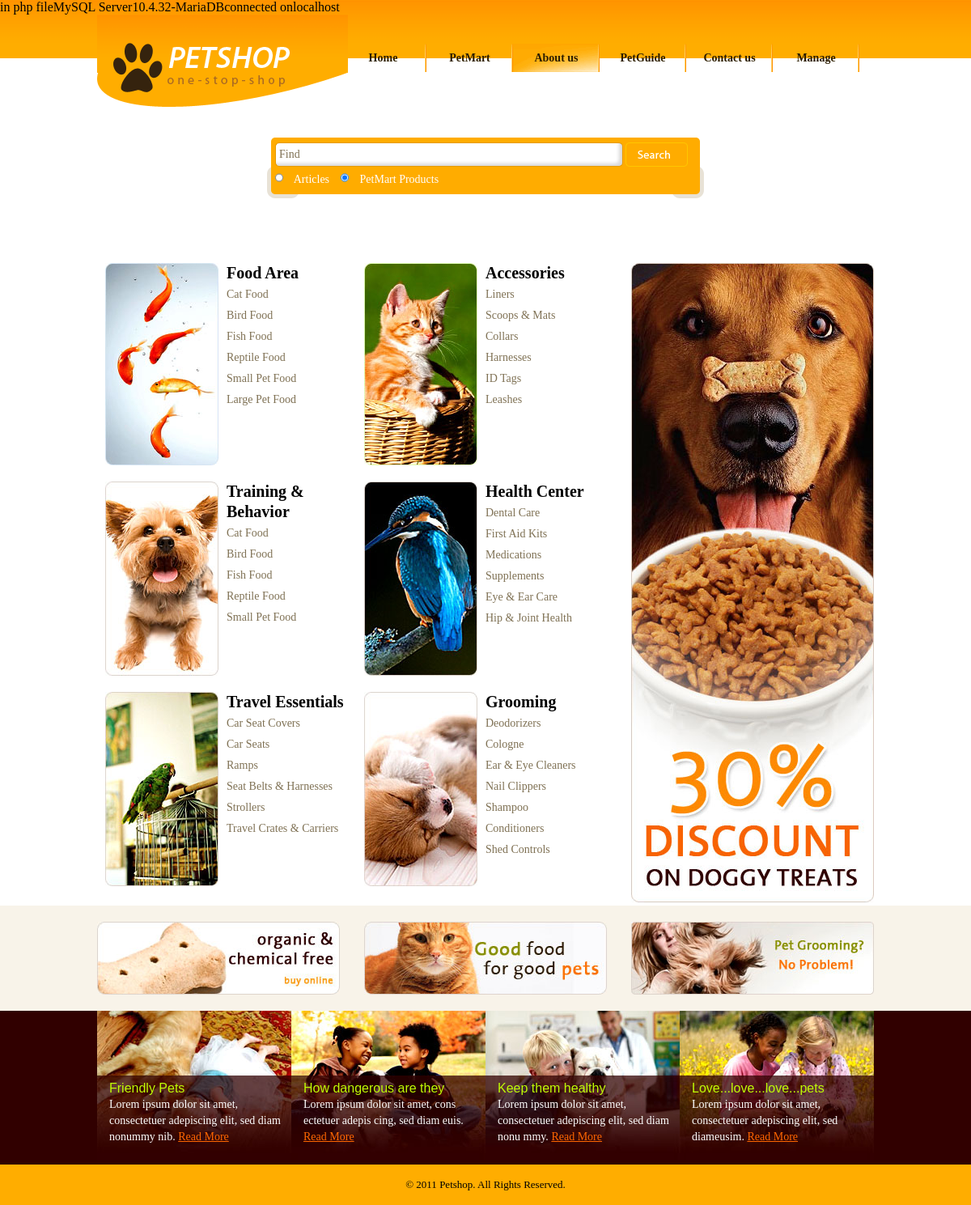
The app's page /petmart.php with its own data.
### tables this page shows
CREATE TABLE `petmart` (
  `petmart_id` int(11) NOT NULL,
  `petmart_image` text NOT NULL,
  `petmart_category` text NOT NULL,
  `petmart_listing` text NOT NULL,
  `petmart_listing_link` text NOT NULL
);

### petmart.php (the view)
<!DOCTYPE html >
<html>
    <?php include("./includes/header.php");?>
 	<div id="body">
			       <div id="content">
						 <div class="search">
									<input type="text" name="s" value="Find"><button>&nbsp;</button>
									<label for="articles"><input type="radio" id="articles"> Articles</label>
									<label for="products"><input type="radio" id="products" checked> PetMart Products</label>
								</div>
				        <div class="content">
								<ul>
									<li>
                                        <?php
                                            $sqlFood = "SELECT * FROM petshop.petmart WHERE petmart_category = 'Food Area'";
                                            $result = $dbc->query($sqlFood);
                                            $row = $result->fetch_assoc();
                                            echo "<img src='{$row['petmart_image']}'>";
                                            echo "<h2>{$row['petmart_category']}</h2>";
                                            if ( $result->num_rows > 0 ) {
                                                while ($row = $result->fetch_assoc()) {
                                                    echo "<span><a href={$row['petmart_listing_link']}>{$row['petmart_listing']}</a></span>";
                                                }
                                            }
                                        ?>
									</li>
									<li>
										<?php
                                            $sqlAccessories = "SELECT * FROM petshop.petmart WHERE petmart_category = 'Accessories'";
                                            $result = $dbc->query($sqlAccessories);
                                            $row = $result->fetch_assoc();
                                            echo "<img src='{$row['petmart_image']}'>";
                                            echo "<h2>{$row['petmart_category']}</h2>";
                                            if ( $result->num_rows > 0 ) {
                                                while ($row = $result->fetch_assoc()) {
                                                    echo "<span><a href={$row['petmart_listing_link']}>{$row['petmart_listing']}</a></span>";
                                                }
                                            }
                                        ?>
									</li>
									<li>
										<?php
                                            $sqlTraining = "SELECT * FROM petshop.petmart WHERE petmart_category = 'Training & Behavior'";
                                            $result = $dbc->query($sqlTraining);
                                            $row = $result->fetch_assoc();
                                            echo "<img src='{$row['petmart_image']}'>";
                                            echo "<h2>{$row['petmart_category']}</h2>";
                                            if ( $result->num_rows > 0 ) {
                                                while ($row = $result->fetch_assoc()) {
                                                    echo "<span><a href={$row['petmart_listing_link']}>{$row['petmart_listing']}</a></span>";
                                                }
                                            }
                                        ?>
									</li>
									<li>
										<?php
                                            $sqlHealth = "SELECT * FROM petshop.petmart WHERE petmart_category = 'Health Center'";
                                            $result = $dbc->query($sqlHealth);
                                            $row = $result->fetch_assoc();
                                            echo "<img src='{$row['petmart_image']}'>";
                                            echo "<h2>{$row['petmart_category']}</h2>";
                                            if ( $result->num_rows > 0 ) {
                                                while ($row = $result->fetch_assoc()) {
                                                    echo "<span><a href={$row['petmart_listing_link']}>{$row['petmart_listing']}</a></span>";
                                                }
                                            }
                                        ?>
									</li>
									<li>
										<?php
                                            $sqlTravel = "SELECT * FROM petshop.petmart WHERE petmart_category = 'Travel Essentials'";
                                            $result = $dbc->query($sqlTravel);
                                            $row = $result->fetch_assoc();
                                            echo "<img src='{$row['petmart_image']}'>";
                                            echo "<h2>{$row['petmart_category']}</h2>";
                                            if ( $result->num_rows > 0 ) {
                                                while ($row = $result->fetch_assoc()) {
                                                    echo "<span><a href={$row['petmart_listing_link']}>{$row['petmart_listing']}</a></span>";
                                                }
                                            }
                                        ?>
									</li>
									<li>
										<?php
                                            $sqlGroom = "SELECT * FROM petshop.petmart WHERE petmart_category = 'Grooming'";
                                            $result = $dbc->query($sqlGroom);
                                            $row = $result->fetch_assoc();
                                            echo "<img src='{$row['petmart_image']}'>";
                                            echo "<h2>{$row['petmart_category']}</h2>";
                                            if ( $result->num_rows > 0 ) {
                                                while ($row = $result->fetch_assoc()) {
                                                    echo "<span><a href={$row['petmart_listing_link']}>{$row['petmart_listing']}</a></span>";
                                                }
                                            }
                                        ?>
									</li>
								</ul>
						</div>
					    <div id="sidebar">
								   <a href="petmart.html"><img src="images/discount.jpg" width="300" height="790" alt="Pet Shop" title="Pet Shop"></a>
					    </div>
				   </div>
				   <div class="featured">
				        <ul>
							<li><a href="index.html"><img src="images/organic-and-chemical-free.jpg" width="300" height="90" alt="Pet Shop" title="Pet Shop" ></a></li>
							<li><a href="index.html"><img src="images/good-food.jpg" width="300" height="90" alt="Pet Shop" title="Pet Shop" ></a></li>
							<li class="last"><a href="index.html"><img src="images/pet-grooming.jpg" width="300" height="90" alt="Pet Shop" title="Pet Shop" ></a></li>
						</ul>
				   </div>
			</div>
			<div id="footer">
			        <div class="section">
						<ul>
							<li>
								<img src="images/friendly-pets.jpg" width="240" height="186" alt="Pet Shop" title="Pet Shop">
								<h2><a href="index.php">Friendly Pets</a></h2>
								<p>
								   Lorem ipsum dolor sit amet, consectetuer adepiscing elit,  sed diam nonummy nib. <a class="more" href="index.php">Read More</a>
								</p>
							</li>
							<li>
								<img src="images/pet-lover2.jpg" width="240" height="186" alt="Pet Shop" title="Pet Shop">
								<h2><a href="index.php">How dangerous are they</a></h2>
								<p>
								   Lorem ipsum dolor sit amet, cons ectetuer adepis cing, sed diam euis. <a class="more" href="index.php">Read More</a>
								</p>
							</li>
							<li>
								<img src="images/healthy-dog.jpg" width="240" height="186" alt="Pet Shop" title="Pet Shop">
								<h2><a href="index.php">Keep them healthy</a></h2>
								<p>
								   Lorem ipsum dolor sit amet, consectetuer adepiscing elit,  sed diam nonu mmy. <a class="more" href="index.php">Read More</a>
								</p>
							</li>
							<li>
								<h2><a href="index.php">Love...love...love...pets</a></h2>
								<p>
								     Lorem ipsum dolor sit amet, consectetuer adepiscing elit,  sed diameusim. <a class="more" href="index.php">Read More</a>
								</p>
								<img src="images/pet-lover.jpg" width="240" height="186" alt="Pet Shop" title="Pet Shop">
							</li>
						</ul>
					</div>
					<div id="footnote">
						<div class="section">
						   &copy; 2011 <a href="index.php">Petshop</a>. All Rights Reserved.
						</div>
					</div>
			</div>
</html>

### css/style.css (style rules this page uses)
body { margin:0; padding:0; background: url("../images/bg-body.gif"); background-repeat:repeat-x; }
#body div#content { width:960px; margin:0 auto; overflow:hidden; background-image:none; height:auto; overflow:hidden; }
#body div#content .content { float:left; width:640px; margin-right:20px; background-image:none; height:auto; overflow:hidden; }
#body #content .content h2 { font-family: "Myriad Pro"; margin: 80px 0 0 30px; }
#body #content .content ul { margin:0; padding:0; list-style-type:none; }
#body #content .content ul li { width:300px; padding:0 10px; margin:0 0 20px 0; float:left; line-height:25px; height:auto; }
#body #content .content ul li span { display:block; }
#body #content .content ul li span a { color: #7F7154; font-family: "Myriad Pro"; font-size: 14px; text-decoration:none; }
#body #content .content ul li a { text-decoration:none; }
#body #content .content ul li h2 { font-family:"Myriad Pro"; font-size:20px; margin:0; }
#body #content .content ul li img { border:0; float:left; margin-right:10px; }
#body #content .search { background:url("../images/bg-search-form2.gif"); background-position:center; background-repeat:no-repeat; width:540px; height:75px; margin:0 auto; margin-top:80px; margin-bottom:80px; }
#body #content .search input { background:url("../images/input-search2.gif"); background-position:center; background-repeat:no-repeat; width:420px; padding: 8px 5px; border:0; margin:5px 3px 5px 10px; font-size:14px; font-family:"Myriad Pro"; color:#7f7154; }
#body #content .search button { background:url("../images/buttons.gif"); background-position: 0 -270px; background-repeat:no-repeat; width:77px; height:30px; border:0; margin:5px 5px 5px 0; cursor:pointer; }
#body #content .search label { font-size:14px; font-family:"Myriad Pro"; color:#ffffff; }
#body #content .search label input { margin: 0 10px 0 10px; width:10px; background:transparent; }
#body #content #sidebar { float:left; width:300px; background-image:none; }
#body #content #sidebar a img { border:0; }
#body .featured { background-color:#f8f3e9; height:90px; padding: 20px 0; background-image:none; overflow:hidden; }
#body .featured ul { margin:0 auto; padding:0; width:960px; list-style-type:none; }
#body .featured ul li { float:left; margin-right:30px; height:90px; }
#body .featured ul li.last { margin-right:0; }
#body .featured ul li a { text-decoration:none; }
#body .featured ul li a img { border:0; }
#footer { background-color:#310000; background-image:none; }
#footer .section { width:960px; margin:0 auto; overflow:hidden; position:relative; }
#footer .section ul { margin:0; padding:0; list-style-type:none; }
#footer .section ul li { float:left; width:240px; height:190px; }
#footer .section ul li img { position:absolute; top:0; }
#footer .section ul li h2 { position:relative; top:60px; left:0; z-index:10; padding: 0 10px 0 15px; margin:20px 0 -15px 0; }
#footer .section ul li h2 a { font-family:"Myriad Pro", Arial; font-size:16px; color:#bffb05; text-decoration:none; font-weight:normal; }
#footer .section ul li p { position:relative; top:60px; padding: 0 10px 0 15px; z-index:10; font-family:"Myriad Pro"; font-size:14px; color:#ffffff; line-height:20px; }
#footer .section ul li p a { color:#ffffff; }
#footer .section ul li p a.more { color:#ff6700; }
#footer #footnote { background-color:#ffad00; }
#footer #footnote .section { width:960px; height:50px; text-align:center; line-height:50px; font-family:"Myriad Pro"; font-size:13px; }
#footer #footnote .section a { text-decoration:none; color:#000000; }

### records on screen
petmart: petmart_image (picture), petmart_category "Food Area"
petmart: petmart_listing "Cat Food"
petmart: petmart_listing "Bird Food"
petmart: petmart_listing "Fish Food"
petmart: petmart_listing "Reptile Food"
petmart: petmart_listing "Small Pet Food"
petmart: petmart_listing "Large Pet Food"
petmart: petmart_image (picture), petmart_category "Accessories"
petmart: petmart_listing "Liners"
petmart: petmart_listing "Scoops & Mats"
petmart: petmart_listing "Collars"
petmart: petmart_listing "Harnesses"
petmart: petmart_listing "ID Tags"
petmart: petmart_listing "Leashes"
petmart: petmart_image (picture), petmart_category "Training & Behavior"
petmart: petmart_listing "Cat Food"
petmart: petmart_listing "Bird Food"
petmart: petmart_listing "Fish Food"
petmart: petmart_listing "Reptile Food"
petmart: petmart_listing "Small Pet Food"
petmart: petmart_image (picture), petmart_category "Health Center"
petmart: petmart_listing "Dental Care"
petmart: petmart_listing "First Aid Kits"
petmart: petmart_listing "Medications"
petmart: petmart_listing "Supplements"
petmart: petmart_listing "Eye & Ear Care"
petmart: petmart_listing "Hip & Joint Health"
petmart: petmart_image (picture), petmart_category "Travel Essentials"
petmart: petmart_listing "Car Seat Covers"
petmart: petmart_listing "Car Seats"
petmart: petmart_listing "Ramps"
petmart: petmart_listing "Seat Belts & Harnesses"
petmart: petmart_listing "Strollers"
petmart: petmart_listing "Travel Crates & Carriers"
petmart: petmart_image (picture), petmart_category "Grooming"
petmart: petmart_listing "Deodorizers"
petmart: petmart_listing "Cologne"
petmart: petmart_listing "Ear & Eye Cleaners"
petmart: petmart_listing "Nail Clippers"
petmart: petmart_listing "Shampoo"
petmart: petmart_listing "Conditioners"
petmart: petmart_listing "Shed Controls"

### other values on screen
mysqli_get_server_info($dbc) "10.4.32-MariaDB"
mysqli_get_host_info($dbc) "localhost"
